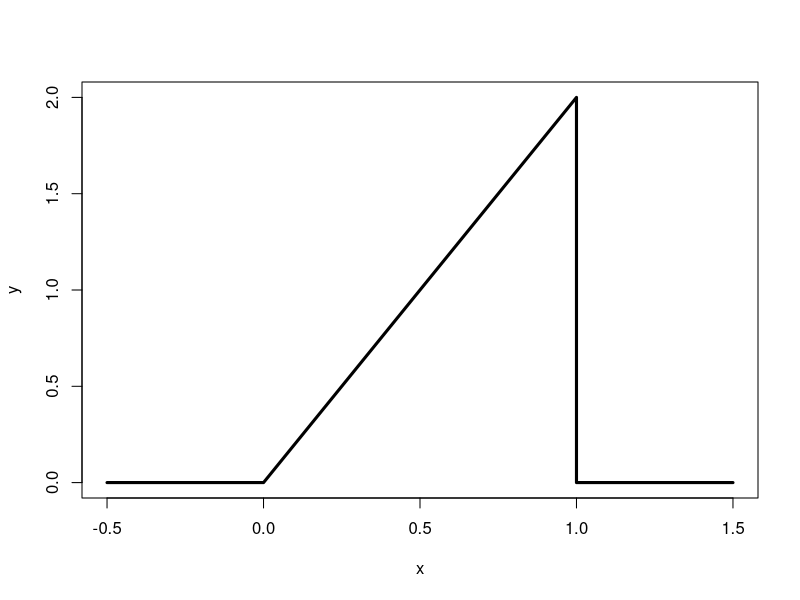
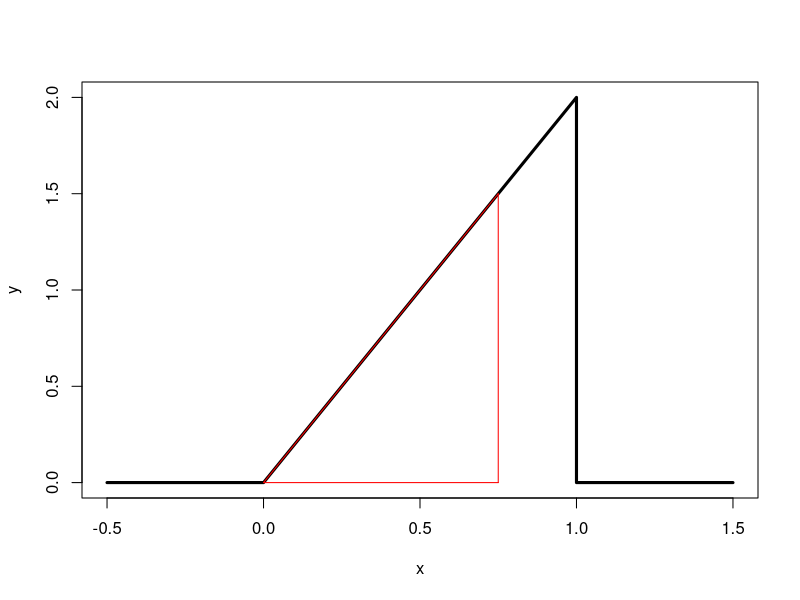
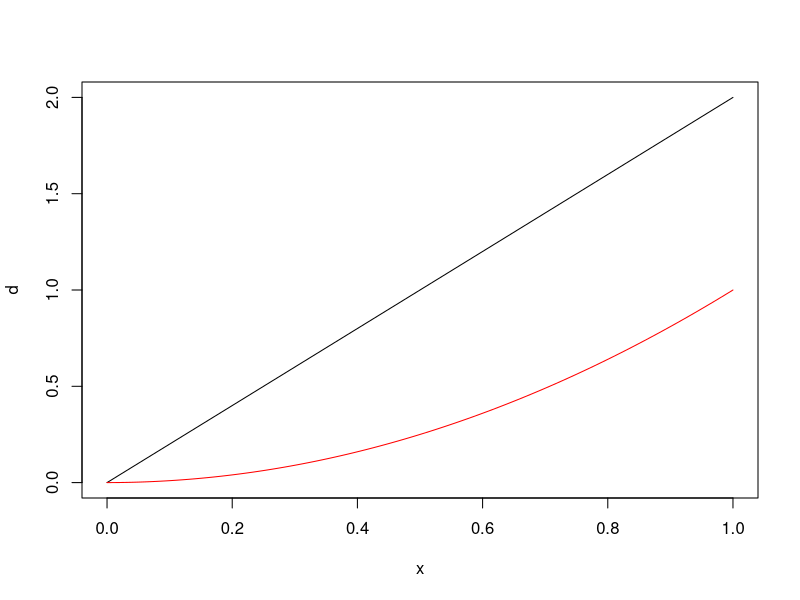

Source code (R) for these figures, in order:
## ---- chunk 1
x <- c(-0.5,0,1,1,1.5)
y <- c(0,0,2,0,0)

plot(x, y, lwd = 3, frame = TRUE, type="l")
## ---- chunk 2
plot(x, y, lwd = 3, frame = TRUE, type="l")
lines(c(0.0, 0.75), c(0, 0), col = "red")
lines(c(0.75, 0.75), c(0.0, 1.5), col = "red")
lines(c(0.0, 0.75), c(0.0, 1.5), col = "red")

calc_prob <- (0.75 * 1.5) / 2
calc_prob
## ---- chunk 3
pbeta(0.75,2,1)
## ---- chunk 4
x <- seq(0, 1, length = 100)
d <- dbeta(x, 2, 1) #density
p <- pbeta(x, 2, 1) #probability of being less than x
plot(x, d, type = "l")
lines(x, p, type= "l", col = "red")
